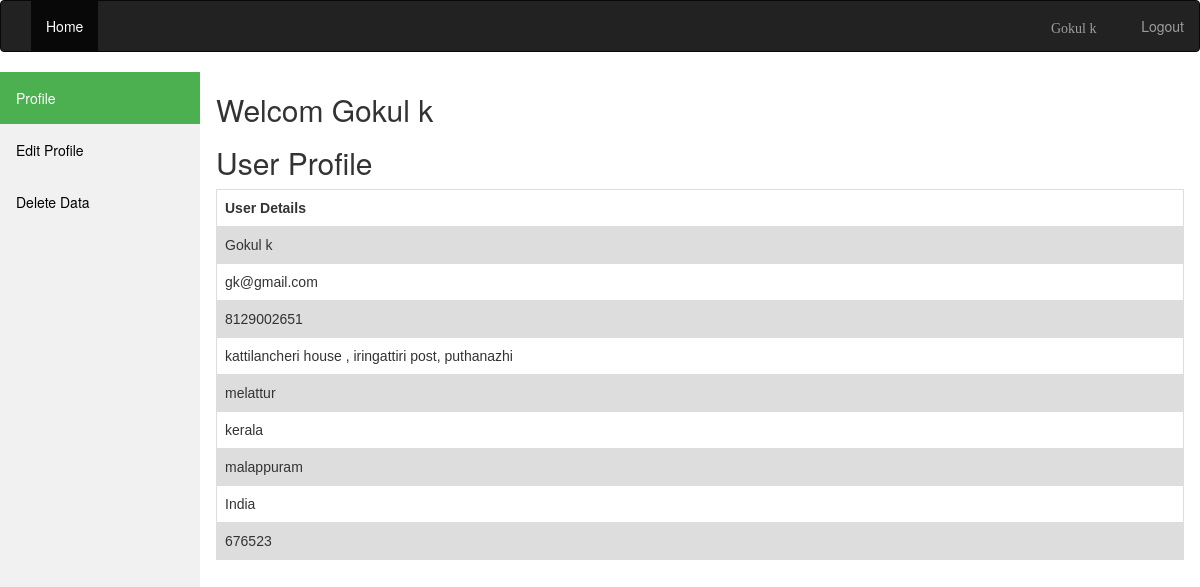
/user_home.php?id=5 (signed in), run on the app's committed database.
### tables this page shows
CREATE TABLE IF NOT EXISTS `customer_profile` (
  `id` int(11) NOT NULL AUTO_INCREMENT,
  `cust_id` int(11) NOT NULL,
  `name` varchar(30) NOT NULL,
  `email` varchar(30) NOT NULL,
  `phone` decimal(10,0) NOT NULL,
  `address` varchar(100) NOT NULL,
  `city` varchar(30) NOT NULL,
  `state` varchar(20) NOT NULL,
  `district` varchar(30) NOT NULL,
  `country` varchar(30) NOT NULL,
  `pincode` decimal(10,0) NOT NULL,
  PRIMARY KEY (`id`),
  UNIQUE KEY `cust_id` (`cust_id`)
);

### dboperation.php (called while the page is built, shortened)
<?php
    class DB_con
  {
     private $servername = "localhost";
      private  $username = "root";
      private  $password = "";
        private $dbname = "test";
       public $conn;
       function __construct()
        {
          try {
              $this->conn = new PDO("mysql:host=".$this->servername.";dbname=".$this->dbname."", $this->username, $this->password);
              $this->conn->setAttribute(PDO::ATTR_ERRMODE, PDO::ERRMODE_EXCEPTION);
               }
               catch(PDOException $e)
               {
                    echo "Error: " . $e->getMessage();
                  }
        }
       function getdata($id)
         {  $stmt = $this->conn->prepare("SELECT * FROM customer_profile WHERE cust_id=:id");
            $stmt->bindParam(':id',$id);
            $stmt->execute();
            $user = $stmt->fetch(PDO::FETCH_ASSOC);
            return $user;
       }
  }
  ?>

### user_home.php (the view, shortened to what this page needs)
<?php
  include('dboperation.php');
  $con=new DB_con();
  $id=$_SESSION['userid'];
  $result=$con->getdata($id);
?>
<!DOCTYPE html>
<html lang="en">
<head>
  <link rel="stylesheet" type="text/css" href="userstyle.css">
  <link rel="stylesheet" href="bootstrap.min.css">
</head>
<body>
	<nav class="navbar navbar-inverse">
  <div class="container-fluid">
    <div class="navbar-header">
      <a class="navbar-brand" href="#"></a>
    </div>
    <ul class="nav navbar-nav">
      <li class="active"><a href="">Home</a></li>
    </ul>
    <ul class="nav navbar-nav navbar-right">
      <li><a href="#"><span class="glyphicon glyphicon-user"><?php echo $_SESSION['username']?></span> </a></li>
      <li><a href="logout.php"><span class="glyphicon glyphicon-log-out"></span> Logout</a></li>
    </ul>
  </div>
</nav>
<div class="sidebar">
 <a class="active" href="user_home.php">Profile</a>
  <a href="user_edit_profile.php">Edit Profile</a>
  <a href="user_delete_data.php">Delete Data</a>
</div>
<div class="content">
  <h2>Welcom <?php echo $_SESSION['username']; ?></h2>
  <h2>User Profile</h2>
  <table>
  <tr>
    <th>User Details</th>
  </tr>
  <tr>
    <td><?php echo $result['name'];?></td>
  </tr>
  <tr>
    <td><?php echo $result['email'];?></td>
  </tr>
  <tr>
    <td><?php echo $result['phone'];?></td>
  </tr>
  <tr>
    <td><?php echo $result['address'];?></td>
  </tr>
  <tr>
    <td><?php echo $result['city'];?></td>
  </tr>
  <tr>
    <td><?php echo $result['state'];?></td>
  </tr>
  <tr>
    <td><?php echo $result['district'];?></td>
  </tr>
  <tr>
    <td><?php echo $result['country'];?></td>
  </tr>
  <tr>
    <td><?php echo $result['pincode'];?></td>
  </tr>
</table>
</div>
</body>
</html>

### userstyle.css (style rules this page uses)
.sidebar { margin: 0; padding: 0; width: 200px; background-color: #f1f1f1; position: absolute; height: 100%; overflow: auto; }
.sidebar a { display: block; color: black; padding: 16px; text-decoration: none; }
.sidebar a.active { background-color: #4CAF50; color: white; }
div.content { margin-left: 200px; padding: 1px 16px; height: auto; }

### user_home.php (style rules this page uses)
table { font-family: arial, sans-serif; border-collapse: collapse; width: 100%; }
td, th { border: 1px solid #dddddd; text-align: left; padding: 8px; }
tr:nth-child(even) { background-color: #dddddd; }

### data on the page
customer_profile: name "Gokul k", email "gk@gmail.com", phone "8129002651", address "kattilancheri house , iringattiri post, puthanazhi", city "melattur", state "kerala", district "malappuram", country "India", pincode "676523"

### other printed values
$_SESSION['username'] "Gokul k"
